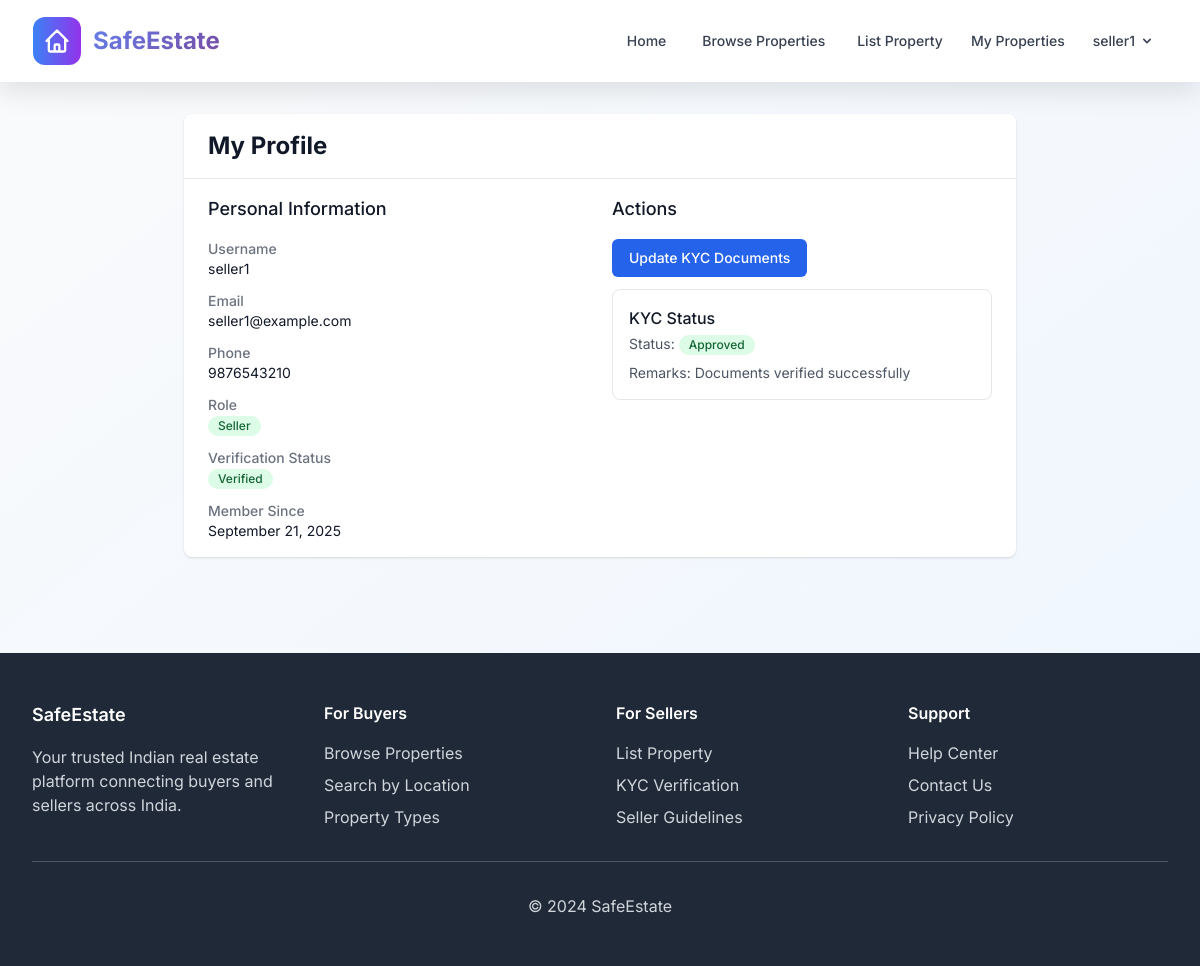
The app's page /accounts/profile/ (signed in) with its own data.
### accounts/models.py (models this page shows, shortened)
class CustomUser(AbstractUser):
    ROLE_CHOICES = [
        ('buyer', 'Buyer'),
        ('seller', 'Seller'),
        ('admin', 'Admin'),
    ]
    role = models.CharField(max_length=10, choices=ROLE_CHOICES, default='buyer')
    phone = models.CharField(max_length=15, blank=True)
    address = models.TextField(blank=True)
    is_verified = models.BooleanField(default=False)
    date_created = models.DateTimeField(auto_now_add=True)

class SellerKYC(models.Model):
    VERIFICATION_STATUS = [
        ('pending', 'Pending'),
        ('approved', 'Approved'),
        ('rejected', 'Rejected'),
    ]
    seller = models.OneToOneField('CustomUser', on_delete=models.CASCADE, related_name='kyc')
    pan_card = models.FileField(upload_to='kyc/pan/', help_text='Upload PAN Card (Required) - Images or PDF')
    aadhaar_card = models.FileField(upload_to='kyc/aadhaar/', blank=True, help_text='Upload Aadhaar Card (Required) - Images or PDF')
    ownership_proof = models.FileField(upload_to='kyc/ownership/', blank=True, help_text='Upload Ownership Proof Document (Required) - Images or PDF')
    revenue_records = models.FileField(upload_to='kyc/revenue/', blank=True, help_text='Upload Revenue Records (Required) - Images or PDF')
    tax_receipt = models.FileField(upload_to='kyc/tax/', blank=True, help_text='Upload Tax Receipt (Required) - Images or PDF')
    encumbrance_certificate = models.FileField(upload_to='kyc/encumbrance/', blank=True, help_text='Upload Encumbrance Certificate (Required) - Images or PDF')
    voter_id = models.FileField(upload_to='kyc/voter/', blank=True, help_text='Upload Voter ID (Optional) - Images or PDF')
    additional_documents = models.FileField(upload_to='kyc/additional/', blank=True, help_text='Any additional supporting documents - Images or PDF')
    status = models.CharField(max_length=10, choices=VERIFICATION_STATUS, default='pending')
    remarks = models.TextField(blank=True, help_text='Admin remarks for verification')
    verified_by = models.ForeignKey('CustomUser', on_delete=models.SET_NULL, null=True, blank=True, related_name='verified_kycs')
    date_submitted = models.DateTimeField(auto_now_add=True)
    date_verified = models.DateTimeField(null=True, blank=True)

### accounts/views.py (the view)
# urls.py: path('profile/', views.profile, name='profile'),
@login_required
def profile(request):
    context = {
        'user': request.user,
    }
    if request.user.role == 'seller':
        try:
            kyc = SellerKYC.objects.get(seller=request.user)
            context['kyc'] = kyc
        except SellerKYC.DoesNotExist:
            context['kyc'] = None
    return render(request, 'accounts/profile.html', context)

### templates/accounts/profile.html (shortened to what this page needs)
{% extends 'base/base.html' %}
{% block content %}
<div class="max-w-4xl mx-auto px-4 sm:px-6 lg:px-8 py-8">
    <div class="bg-white shadow rounded-lg">
        <div class="px-6 py-4 border-b border-gray-200">
            <h2 class="text-2xl font-bold text-gray-900">My Profile</h2>
        </div>
        <div class="px-6 py-4">
            <div class="grid grid-cols-1 md:grid-cols-2 gap-6">
                <div>
                    <h3 class="text-lg font-medium text-gray-900 mb-4">Personal Information</h3>
                    <dl class="space-y-3">
                        <div>
                            <dt class="text-sm font-medium text-gray-500">Username</dt>
                            <dd class="text-sm text-gray-900">{{ user.username }}</dd>
                        </div>
                        <div>
                            <dt class="text-sm font-medium text-gray-500">Email</dt>
                            <dd class="text-sm text-gray-900">{{ user.email }}</dd>
                        </div>
                        <div>
                            <dt class="text-sm font-medium text-gray-500">Phone</dt>
                            <dd class="text-sm text-gray-900">{{ user.phone|default:"Not provided" }}</dd>
                        </div>
                        <div>
                            <dt class="text-sm font-medium text-gray-500">Role</dt>
                            <dd class="text-sm text-gray-900">
                                <span class="inline-flex items-center px-2.5 py-0.5 rounded-full text-xs font-medium {% if user.role == 'seller' %}bg-green-100 text-green-800{% elif user.role == 'buyer' %}bg-blue-100 text-blue-800{% else %}bg-purple-100 text-purple-800{% endif %}">
                                    {{ user.get_role_display }}
                                </span>
                            </dd>
                        </div>
                        <div>
                            <dt class="text-sm font-medium text-gray-500">Verification Status</dt>
                            <dd class="text-sm text-gray-900">
                                <span class="inline-flex items-center px-2.5 py-0.5 rounded-full text-xs font-medium {% if user.is_verified %}bg-green-100 text-green-800{% else %}bg-red-100 text-red-800{% endif %}">
                                    {% if user.is_verified %}Verified{% else %}Not Verified{% endif %}
                                </span>
                            </dd>
                        </div>
                        <div>
                            <dt class="text-sm font-medium text-gray-500">Member Since</dt>
                            <dd class="text-sm text-gray-900">{{ user.date_joined|date:"F d, Y" }}</dd>
                        </div>
                    </dl>
                </div>
                <div>
                    <h3 class="text-lg font-medium text-gray-900 mb-4">Actions</h3>
                    <div class="space-y-3">
                        {% if user.role == 'seller' %}
                            <a href="{% url 'accounts:seller_kyc' %}" class="inline-flex items-center px-4 py-2 border border-transparent text-sm font-medium rounded-md text-white bg-blue-600 hover:bg-blue-700">
                                {% if kyc %}
                                    Update KYC Documents
                                {% else %}
                                    Submit KYC Documents
                                {% endif %}
                            </a>
                            {% if kyc %}
                                <div class="mt-4 p-4 border rounded-lg">
                                    <h4 class="font-medium text-gray-900">KYC Status</h4>
                                    <p class="text-sm text-gray-600 mt-1">
                                        Status:
                                        <span class="inline-flex items-center px-2.5 py-0.5 rounded-full text-xs font-medium {% if kyc.status == 'approved' %}bg-green-100 text-green-800{% elif kyc.status == 'pending' %}bg-yellow-100 text-yellow-800{% else %}bg-red-100 text-red-800{% endif %}">
                                            {{ kyc.get_status_display }}
                                        </span>
                                    </p>
                                    {% if kyc.remarks %}
                                        <p class="text-sm text-gray-600 mt-2">Remarks: {{ kyc.remarks }}</p>
                                    {% endif %}
                                </div>
                            {% endif %}
                        {% endif %}
                    </div>
                </div>
            </div>
        </div>
    </div>
</div>
{% endblock %}

### templates/base/base.html (shortened to what this page needs)
<!DOCTYPE html>
<html lang="en">
<head>
    <script src="https://cdn.tailwindcss.com"></script>
</head>
<body class="bg-gradient-to-br from-gray-50 to-blue-50 min-h-screen">
    <nav class="glass-effect navbar-shadow sticky top-0 z-50">
        <div class="max-w-7xl mx-auto px-4 sm:px-6 lg:px-8">
            <div class="flex justify-between items-center h-20">
                <div class="flex items-center">
                    <a href="{% url 'home' %}" class="flex items-center space-x-3 group">
                        <div class="w-12 h-12 bg-gradient-to-r from-blue-500 to-purple-600 rounded-xl flex items-center justify-center transform group-hover:scale-110 transition-transform duration-300">
                            <svg class="w-7 h-7 text-white" fill="none" stroke="currentColor" viewBox="0 0 24 24">
                                <path stroke-linecap="round" stroke-linejoin="round" stroke-width="2" d="M3 12l2-2m0 0l7-7 7 7M5 10v10a1 1 0 001 1h3m10-11l2 2m-2-2v10a1 1 0 01-1 1h-3m-6 0a1 1 0 001-1v-4a1 1 0 011-1h2a1 1 0 011 1v4a1 1 0 001 1m-6 0h6"></path>
                            </svg>
                        </div>
                        <span class="text-2xl font-bold text-gradient">SafeEstate</span>
                    </a>
                </div>
                <div class="hidden md:flex items-center space-x-1">
                    <a href="{% url 'home' %}" class="text-gray-700 hover:text-blue-600 px-4 py-2 rounded-xl text-sm font-medium transition-all duration-200 hover:bg-blue-50">
                        Home
                    </a>
                    <a href="{% url 'properties:property_list' %}" class="text-gray-700 hover:text-blue-600 px-4 py-2 rounded-xl text-sm font-medium transition-all duration-200 hover:bg-blue-50">
                        Browse Properties
                    </a>
                    {% if user.is_authenticated %}
                        {% if user.role == 'seller' %}
                            <a href="{% url 'properties:add_property' %}" class="text-gray-700 hover:text-blue-600 px-3 py-2 rounded-md text-sm font-medium">
                                List Property
                            </a>
                            <a href="{% url 'properties:my_properties' %}" class="text-gray-700 hover:text-blue-600 px-3 py-2 rounded-md text-sm font-medium">
                                My Properties
                            </a>
                        {% elif user.role == 'buyer' %}
                            <a href="{% url 'properties:my_visit_requests' %}" class="text-gray-700 hover:text-blue-600 px-3 py-2 rounded-md text-sm font-medium">
                                My Visits
                            </a>
                        {% elif user.role == 'admin' %}
                            <a href="{% url 'admin_panel:dashboard' %}" class="text-gray-700 hover:text-blue-600 px-3 py-2 rounded-md text-sm font-medium">
                                Admin Panel
                            </a>
                        {% endif %}
                        <div class="relative group">
                            <button class="flex items-center text-gray-700 hover:text-blue-600 px-3 py-2 rounded-md text-sm font-medium" onclick="toggleUserDropdown()">
                                {{ user.username }}
                                <svg class="ml-1 h-4 w-4" fill="currentColor" viewBox="0 0 20 20">
                                    <path fill-rule="evenodd" d="M5.293 7.293a1 1 0 011.414 0L10 10.586l3.293-3.293a1 1 0 111.414 1.414l-4 4a1 1 0 01-1.414 0l-4-4a1 1 0 010-1.414z" clip-rule="evenodd"></path>
                                </svg>
                            </button>
                        </div>
                    {% endif %}
                </div>
            </div>
        </div>
    </nav>
    <main>
        {% block content %}{% endblock %}
    </main>
    <footer class="bg-gray-800 text-white mt-16">
        <div class="max-w-7xl mx-auto px-4 sm:px-6 lg:px-8 py-12">
            <div class="grid grid-cols-1 md:grid-cols-4 gap-8">
                <div>
                    <h3 class="text-lg font-semibold mb-4">SafeEstate</h3>
                    <p class="text-gray-300">Your trusted Indian real estate platform connecting buyers and sellers across India.</p>
                </div>
                <div>
                    <h4 class="text-md font-semibold mb-4">For Buyers</h4>
                    <ul class="space-y-2 text-gray-300">
                        <li><a href="{% url 'properties:property_list' %}" class="hover:text-white">Browse Properties</a></li>
                        <li><a href="#" class="hover:text-white">Search by Location</a></li>
                        <li><a href="#" class="hover:text-white">Property Types</a></li>
                    </ul>
                </div>
                <div>
                    <h4 class="text-md font-semibold mb-4">For Sellers</h4>
                    <ul class="space-y-2 text-gray-300">
                        {% if user.is_authenticated and user.role == 'seller' %}
                            <li><a href="{% url 'properties:add_property' %}" class="hover:text-white">List Property</a></li>
                            <li><a href="{% url 'accounts:seller_kyc' %}" class="hover:text-white">KYC Verification</a></li>
                        {% else %}
                            <li><a href="{% url 'accounts:register' %}" class="hover:text-white">Become a Seller</a></li>
                        {% endif %}
                        <li><a href="#" class="hover:text-white">Seller Guidelines</a></li>
                    </ul>
                </div>
                <div>
                    <h4 class="text-md font-semibold mb-4">Support</h4>
                    <ul class="space-y-2 text-gray-300">
                        <li><a href="#" class="hover:text-white">Help Center</a></li>
                        <li><a href="#" class="hover:text-white">Contact Us</a></li>
                        <li><a href="#" class="hover:text-white">Privacy Policy</a></li>
                    </ul>
                </div>
            </div>
            <div class="border-t border-gray-600 mt-8 pt-8 text-center text-gray-300">
                <p>&copy; 2024 SafeEstate</p>
            </div>
        </div>
    </footer>
</body>
</html>

### templates/base/base.html (style rules this page uses)
* { font-family: 'Inter', sans-serif; }
.navbar-shadow { box-shadow: 0 10px 25px rgba(0,0,0,.1); }
.glass-effect { background: rgba(255, 255, 255, 0.95); backdrop-filter: blur(10px); border: 1px solid rgba(255, 255, 255, 0.2); }
.text-gradient { background: linear-gradient(135deg, #667eea 0%, #764ba2 100%); -webkit-background-clip: text; -webkit-text-fill-color: transparent; background-clip: text; }

### records on screen
CustomUser: username "seller1", email "seller1@example.com", phone "9876543210", role "Seller", date_joined "September 21, 2025"
SellerKYC: status "Approved", remarks "Documents verified successfully"
